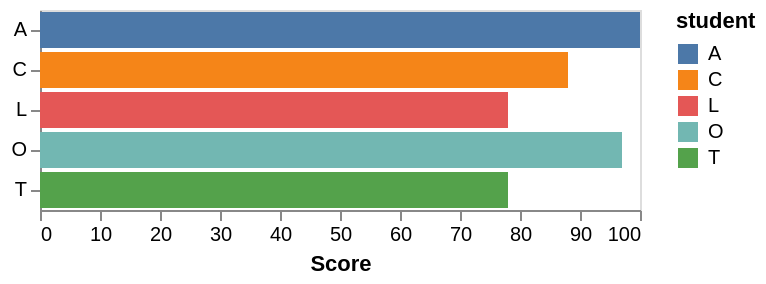

The specification (Vega-Lite) saved for this image:
### Vega-Lite specification from a JSON file in a GitHub repository (floating-point values rounded to 4 significant figures)
{"$schema": "https://vega.github.io/schema/vega-lite/v2.json", "description": "A bar graph showing the scores of the top 5 students. This shows an example of the window transform, for how the top K (5) can be filtered, and also how a rank can be computed for each student.", "data": {"values": [{"student": "A", "score": 100}, {"student": "B", "score": 56}, {"student": "C", "score": 88}, {"student": "D", "score": 65}, {"student": "E", "score": 45}, {"student": "F", "score": 23}, {"student": "G", "score": 66}, {"student": "H", "score": 67}, {"student": "I", "score": 13}, {"student": "J", "score": 12}, {"student": "K", "score": 50}, {"student": "L", "score": 78}, {"student": "M", "score": 66}, {"student": "N", "score": 30}, {"student": "O", "score": 97}, {"student": "P", "score": 75}, {"student": "Q", "score": 24}, {"student": "R", "score": 42}, {"student": "S", "score": 76}, {"student": "T", "score": 78}, {"student": "U", "score": 21}, {"student": "V", "score": 46}]}, "transform": [{"window": [{"op": "rank", "field": "score", "as": "rank"}], "sort": [{"field": "score", "order": "ascending"}], "groupby": ["Student"], "frame": [null, 0]}, {"window": [{"op": "count", "field": "score", "as": "totalStudents"}], "sort": [{"field": "score", "order": "ascending"}], "groupby": ["Student"], "frame": [null, null]}, {"filter": "datum.totalStudents - datum.rank < 5"}], "mark": "bar", "encoding": {"x": {"field": "score", "type": "quantitative", "axis": {"title": "Score", "grid": false}}, "y": {"field": "student", "type": "nominal", "scale": {"rangeStep": 12}, "axis": {"title": ""}}, "color": {"field": "student", "type": "nominal"}}}
